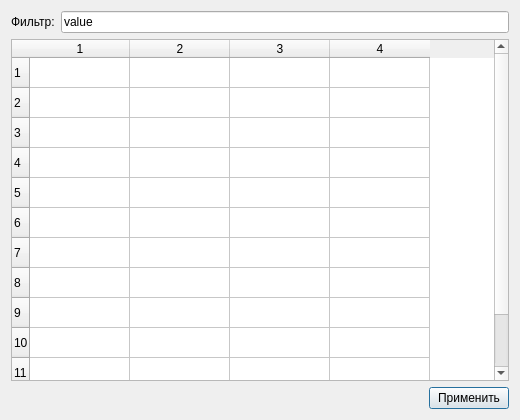
<?xml version="1.0" encoding="UTF-8"?>
<ui version="4.0"><class>Dialog</class><widget class="QDialog" name="Dialog"><property name="geometry"><rect><x>0</x><y>0</y><width>520</width><height>420</height></rect></property><property name="windowTitle"><string>#096 tables/181_in_form_filter</string></property><layout class="QVBoxLayout" name="verticalLayout"><property name="leftMargin"><number>11</number></property><property name="topMargin"><number>11</number></property><property name="rightMargin"><number>11</number></property><property name="bottomMargin"><number>11</number></property><property name="spacing"><number>6</number></property><item><layout class="QHBoxLayout" name="rowLayout"><property name="leftMargin"><number>0</number></property><property name="topMargin"><number>0</number></property><property name="rightMargin"><number>0</number></property><property name="bottomMargin"><number>0</number></property><property name="spacing"><number>6</number></property><item><widget class="QLabel" name="label"><property name="text"><string>Фильтр:</string></property></widget></item><item><widget class="QLineEdit" name="lineEdit"><property name="text"><string>value</string></property></widget></item></layout></item><item><widget class="QTableWidget" name="table"><property name="rowCount"><number>12</number></property><property name="columnCount"><number>4</number></property></widget></item><item><layout class="QHBoxLayout" name="buttons"><property name="leftMargin"><number>0</number></property><property name="topMargin"><number>0</number></property><property name="rightMargin"><number>0</number></property><property name="bottomMargin"><number>0</number></property><property name="spacing"><number>6</number></property><item><spacer name="horizontalSpacer"><property name="orientation"><enum>Qt::Orientation::Horizontal</enum></property><property name="sizeHint" stdset="0"><size><width>40</width><height>20</height></size></property></spacer></item><item><widget class="QPushButton" name="b1"><property name="text"><string>Применить</string></property></widget></item></layout></item></layout></widget></ui>
